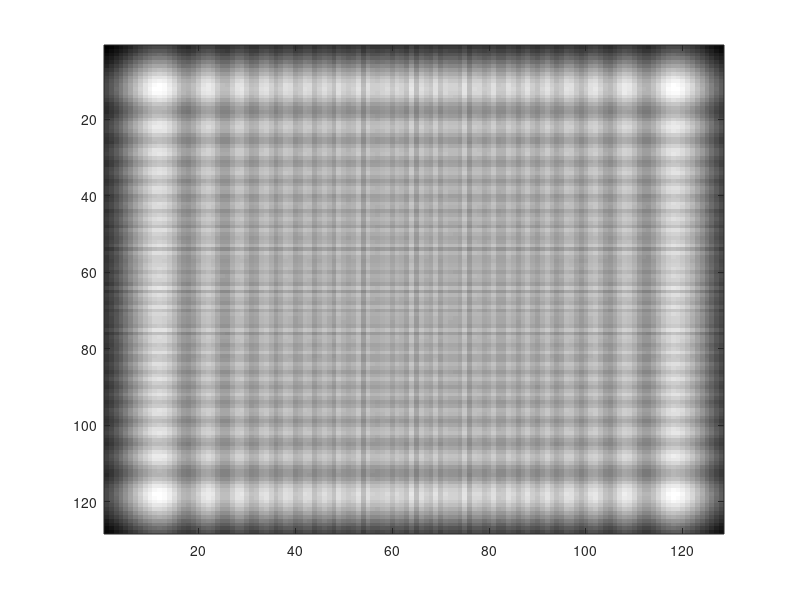

Reproduce this figure in MATLAB. (Note: this script raises an error after producing the figure.)
%% Load data
clear, clc
load('centers_x.mat','centers_x')
centers_x_ref = centers_x;
load('centers_y.mat','centers_y')
centers_y_ref = centers_y;
load('image_ref.mat','image_ref')
image_reference = image_ref;
figure, imagesc(abs(image_reference)), colormap gray;
%% Parametar setup
lambda = 632.8e-9;                  % Wavelenth (in m)
sample_distance = lambda/10;        % Distance between samples (in m) 6.328 * 10^-8
k=2*pi/lambda;
                     
z = 0.0001;                          % Sensor distance (m) 0.1 mm = 100 mikro m
f = 0.001;                          % Focal distance

x_len = 2048; y_len = x_len;         % x_len * sample_distance = 2.59*10^-4 m = 0.259 mm = 259 mikro m, za x_len=8192, hole_size=64.7 mikro m (8 rupa)
hole_size = 2048;                   % 1024 => hole_size=64.7 mikro m (8 rupa)


signal = ones(hole_size,hole_size);         % Input signal
%%

%initialize compressive sensing
little_hole = 32; % 1024
N = little_hole*little_hole;
one_side = hole_size/little_hole;
holes_num = one_side * one_side;

 
phi_matrix_x = zeros(one_side,one_side,holes_num);
phi_matrix_y = zeros(one_side,one_side,holes_num);
centers_x = zeros(1,holes_num);
centers_y = zeros(1,holes_num);

%% Phase transformation performed by prism
% T(x,y)= k*n*D(x,y)+k*[D_max - D(x,y)]
% T = exp(1i*k*D_max)*exp(D.*1i*k*(n-1)); (Goodman, page 97, eq. 5-1)
n   = 10;
prism_x = hole_size;
prism_y = hole_size;

D_max = 0.1*z;
D2 = lens_thickness(hole_size,D_max,f, sample_distance,n);
T2 = exp(1i*k*D_max)*exp(D2.*1i*k*(n-1));
%figure, imagesc(angle(T2)), colormap gray
%T2(T2==0) = 1;
T_mask = ones(hole_size);
T2 = 1+T2;
T = horzcat(T_mask(:,1:hole_size/2), T2(:,1:hole_size/2));
%T = T2;
figure, imagesc(angle(T)), colormap gray
%figure, plot(linspace(1,hole_size,hole_size),D_total), title('object 1d REAL');



%% Do calculation in phases


%figure, imagesc(abs(signal)), colormap gray;
%figure, imagesc(abs(T)),colormap gray;
    signal_M = signal .* T;
   
    
    % padding
    add_horz = zeros(hole_size,hole_size);
    add_vert = zeros(2*hole_size,hole_size);

    signal_M = vertcat(signal_M,add_horz);
    signal_M = horzcat(signal_M,add_vert);
    %figure, imagesc(angle(signal_M)), colormap gray, title('Sensor image')
    % Transsmision of light trought empty space
    sensor = fresnel_advance(signal_M, sample_distance, sample_distance,z, lambda);
    % remove padding
    sensor=sensor(1:hole_size,1:hole_size);
    figure, imagesc(abs(sensor)), colormap gray, title('Sensor image')
    Ws = slice_windows(sensor,little_hole);
    [aa,bb,cc] = size(Ws); 
    
    for i = 1:cc
    [centers_x(i),centers_y(i)] = center_of_mass(Ws(:,:,i));   
    end

    % Calculate shift
    centers_x = reshape(centers_x,[one_side,one_side])';
    centers_y = reshape(centers_y, [one_side,one_side])';
    [phi_x, phi_y] = calculate_phi(centers_x, centers_y, centers_x_ref, centers_y_ref, z);
    
    Te = thickness(phi_x,phi_y,k,n);
    figure,imagesc(abs(Te)),colormap gray, title('Thickness 2D');
    Te_1d = max(abs(Te));
    figure, plot(linspace(1,one_side,one_side),Te_1d),  title('Thickness 1D');
    
 %% Calculate Thickness from Te
%Te = (log(Te) - 1i*k*D_max)./(1i*k*(n-1));
 
   
 %% Plot results
 [X,Y] = meshgrid(1:one_side,1:one_side);
 Z = abs(Te);
 figure;
 h = surf(X,Y,Z);
 set(h,'LineStyle','none'), colormap winter, title ('Thickness 3D');
    
  %% Plot results
%  [X,Y] = meshgrid(1:x_len,1:x_len);
%  Z = abs(D2);
%  figure;
%  h = surf(X,Y,Z);
%  set(h,'LineStyle','none'), colormap winter, title ('Thickness 3D REAL');